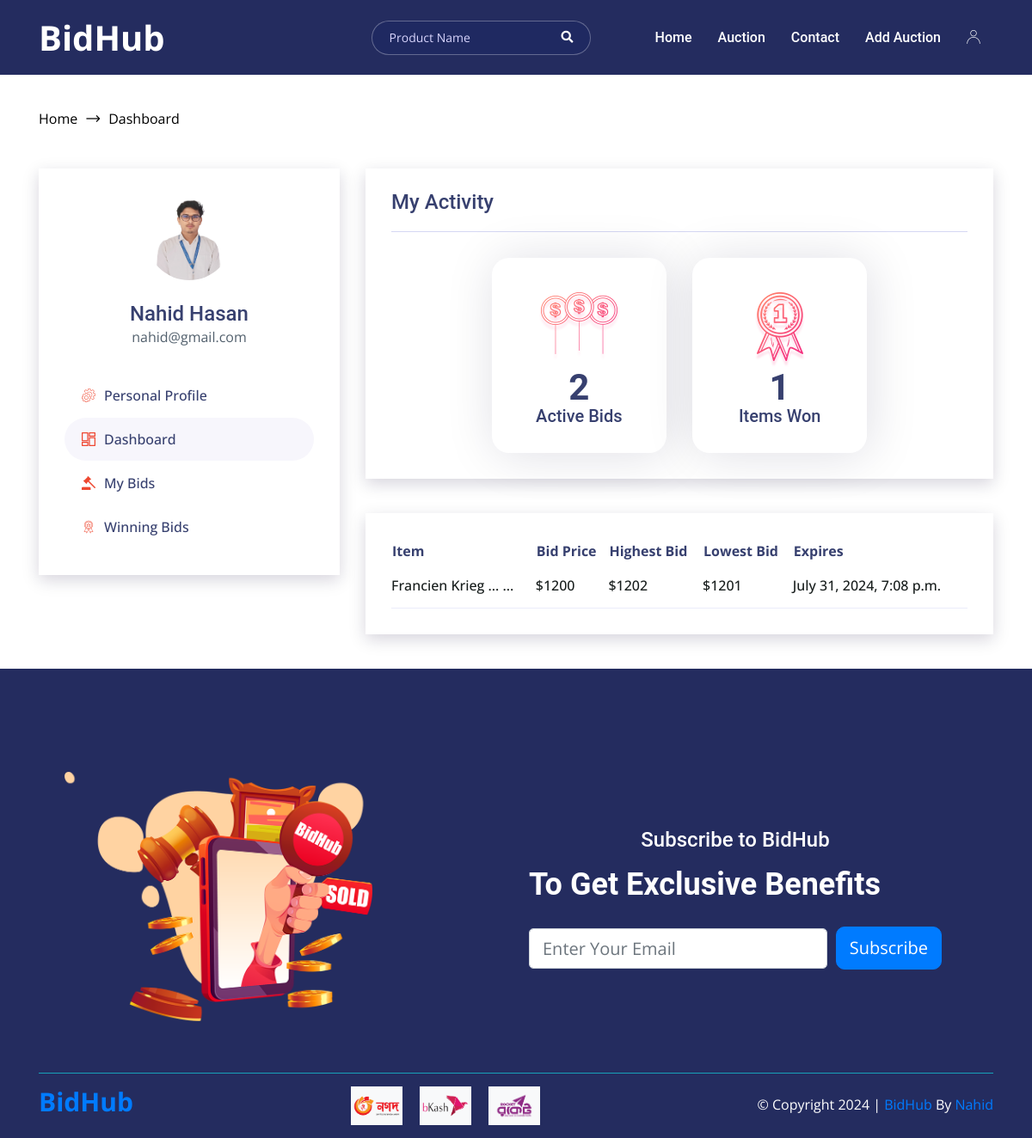
Before: /dashboard (signed in) with the older database file.
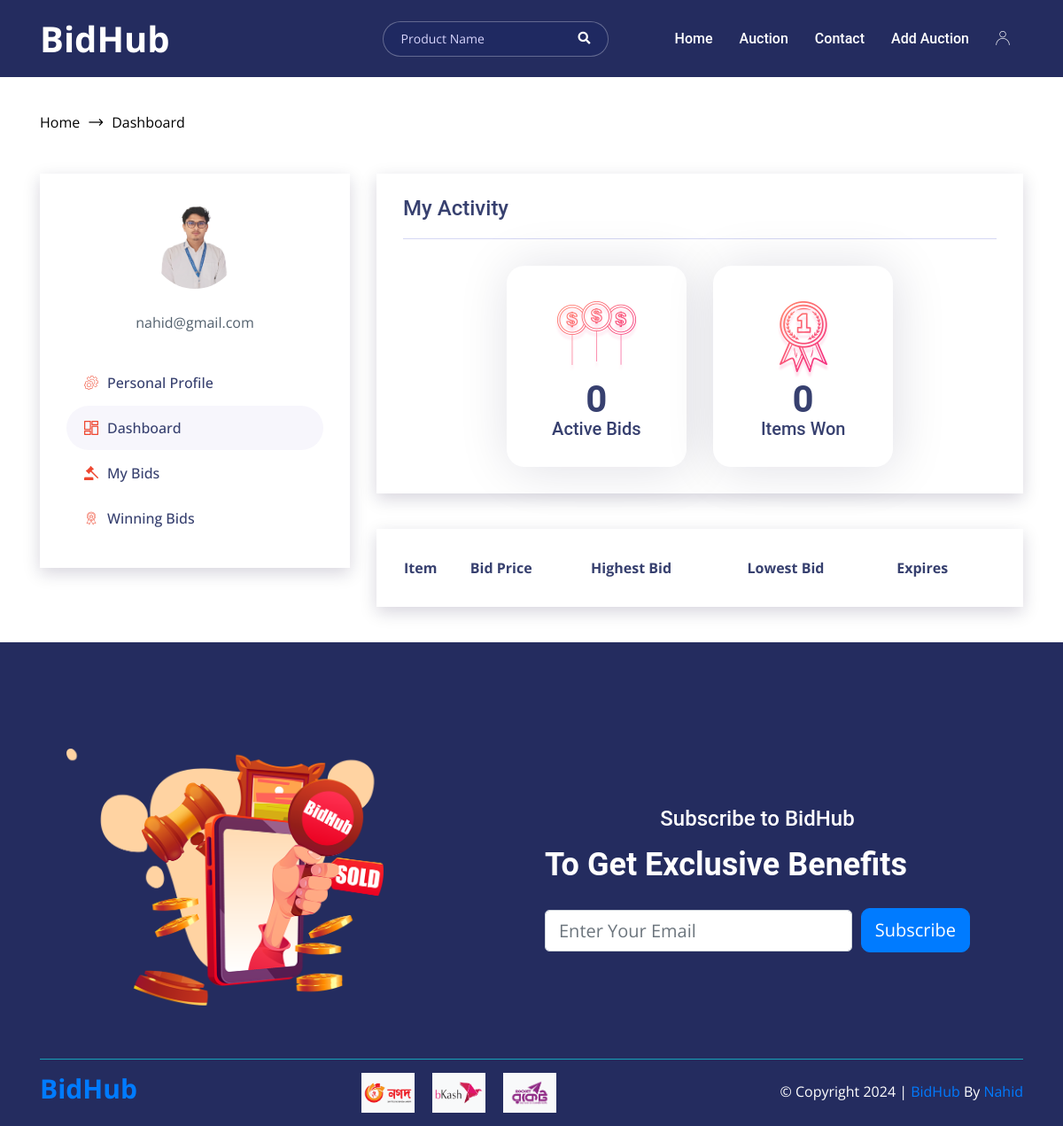
After: the same page with the newer database file.
### auctions/models.py (models this page shows, shortened)
class User(AbstractUser):
    profile_picture = models.ImageField(upload_to='profile_pictures', null=True, blank=True)
    email = models.EmailField(_('email address'), unique=True)
    objects = CustomUserManager()
    USERNAME_FIELD = 'username'
    EMAIL_FIELD = 'email'
    REQUIRED_FIELDS = ['email']

class AuctionList(models.Model):
    user = models.ForeignKey(User, on_delete=models.CASCADE, null=True)
    title = models.CharField(max_length=64)
    short_desc = models.TextField(default=None, blank=True, null=True)
    desc = tinymce_models.HTMLField()
    starting_bid = models.IntegerField()
    current_bid = models.IntegerField(default=0)
    buy_now_price = models.IntegerField(default=0)
    bid_watch_list = models.IntegerField(default=0)
    expire_date = models.DateTimeField(blank=False, null=True)
    categories = models.ManyToManyField('Category', through='AuctionCategory')
    active_bool = models.BooleanField(default=True)

### auctions/views.py (the view)
# urls.py: path("dashboard", views.dashboard, name="userDashboard"),
@login_required(login_url='login')
def dashboard(request):
    userBids = Bids.objects.filter(user=request.user.username)
    user_auctions = AuctionList.objects.filter(id__in=[bid.listingid for bid in userBids])
    your_win = Winner.objects.filter(user=request.user.pk)
    for auction in user_auctions:
        highest_bid = Bids.objects.filter(listingid=auction.id).aggregate(Max('bid'))
        lowest_bid = Bids.objects.filter(listingid=auction.id).aggregate(Min('bid'))
        auction.highest_bid_price = highest_bid if highest_bid is not None else 0
        auction.lowest_bid_price = lowest_bid if lowest_bid is not None else 0
    user = request.user
    profile_picture_url = None
    if user.profile_picture:
        profile_picture_url = request.build_absolute_uri(user.profile_picture.url)
    return render(request, "auctions/dashboard.html", {
        'email': user.email,
        'name': f"{user.first_name} {user.last_name}",
        'profile_picture': profile_picture_url,
        'auctions': user_auctions,
        'your_win': len(your_win),
        'active_bids': len(userBids)
    })

### auctions/templates/auctions/dashboard.html
{% extends "auctions/layout.html" %}
{% load static %}
{% block body %}
    <div style="padding-top: 120px;">
        <div class="container">
            <ul class="breadcrumb">
                <li>
                    <a href="/">Home</a>
                </li>
                <li>
                    <span>Dashboard</span>
                </li>
            </ul>
        </div>
    </div>
    <section style="margin: 40px 0">
        <div class="container">
            <div class="row justify-content-center">
                <div class="col-sm-10 col-md-7 col-lg-4">
                    <div class="dashboard-widget mb-30 mb-lg-0">
                        <div class="user">
                            <div class="thumb-area">
                                <div style="width: 100px; height: 100px; overflow: hidden; border-radius: 50%">
                                    <img style="height: 100%" src="{% if profile_picture %}{{ profile_picture }}{% else %}{% static 'auctions/images/user-3296.png' %}{% endif %}"
                                         alt="{{ username }}">
                                </div>
                            </div>
                            <div class="content">
                                <h5 class="title">{% if name %} {{ name }} {% else %} None {% endif %}</h5>
                                <span class="username">{{ user.email }}</span>
                            </div>
                        </div>
                        <ul class="dashboard-menu">
                            <li>
                                <a href="/user/profile"><i class="flaticon-settings"></i>Personal Profile </a>
                            </li>
                            <li>
                                <a href="/dashboard" class="active"><i class="flaticon-dashboard"></i>Dashboard</a>
                            </li>
                            <li>
                                <a href="/user/bid"><i class="flaticon-auction"></i>My Bids</a>
                            </li>
                            <li>
                                <a href="/user/win/bids"><i class="flaticon-best-seller"></i>Winning Bids</a>
                            </li>
                        </ul>
                    </div>
                </div>
                <div class="col-lg-8">
                    <div class="dashboard-widget mb-40">
                        <div class="dashboard-title mb-30">
                            <h5 class="title">My Activity</h5>
                        </div>
                        <div class="row justify-content-center mb-30-none">
                            <div class="col-md-4 col-sm-6">
                                <div class="dashboard-item">
                                    <div class="thumb">
                                        <img src="{% static 'auctions' %}/images/dashboard/01.png" alt="dashboard">
                                    </div>
                                    <div class="content">
                                        <h2 class="title"><span class="counter">{{ active_bids }}</span></h2>
                                        <h6 class="info">Active Bids</h6>
                                    </div>
                                </div>
                            </div>
                            <div class="col-md-4 col-sm-6">
                                <div class="dashboard-item">
                                    <div class="thumb">
                                        <img src="{% static 'auctions' %}/images/dashboard/02.png" alt="dashboard">
                                    </div>
                                    <div class="content">
                                        <h2 class="title"><span class="counter">{{ your_win }}</span></h2>
                                        <h6 class="info">Items Won</h6>
                                    </div>
                                </div>
                            </div>
                        </div>
                    </div>
                    <div class="dashboard-widget">
                        <div class="tab-content">
                            <div class="tab-pane show active fade" id="current">
                                <table class="purchasing-table">
                                    <thead>
                                    <th>Item</th>
                                    <th>Bid Price</th>
                                    <th>Highest Bid</th>
                                    <th>Lowest Bid</th>
                                    <th>Expires</th>
                                    </thead>
                                    <tbody>
                                    {% for a_list in auctions %}
                                        <tr>
                                            <td title="{{ a_list.title }}" data-purchase="item">
                                                {{ a_list.title|truncatewords:2 }}{% if a_list.title.split|length > 2 %}
                                                    ...{% endif %}</td>
                                            <td data-purchase="bid price">${{ a_list.starting_bid }}</td>
                                            <td data-purchase="highest bid">
                                                ${{ a_list.highest_bid_price.bid__max }}</td>
                                            <td data-purchase="lowest bid">${{ a_list.lowest_bid_price.bid__min }}</td>
                                            <td class="dashboard-expire-date"
                                                data-dashboard-expire="{{ a_list.expire_date }}"
                                                data-purchase="expires">{{ a_list.expire_date }}</td>
                                        </tr>
                                    {% endfor %}
                                    </tbody>
                                </table>
                            </div>
                        </div>
                    </div>
                </div>
            </div>
        </div>
    </section>
{% endblock %}

### auctions/templates/auctions/layout.html (shortened to what this page needs)
{% load static %}
<!DOCTYPE html>
<html lang="en">
<head>
    <link rel="stylesheet" href="{% static 'auctions/css/bootstrap.min.css' %}">
    <link rel="stylesheet" href="{% static 'auctions/css/all.min.css' %}">
    <link rel="stylesheet" href="{% static 'auctions/css/animate.css' %}">
    <link rel="stylesheet" href="{% static 'auctions/css/nice-select.css' %}">
    <link rel="stylesheet" href="{% static 'auctions/css/owl.min.css' %}">
    <link rel="stylesheet" href="{% static 'auctions/css/magnific-popup.css' %}">
    <link rel="stylesheet" href="{% static 'auctions/css/flaticon.css' %}">
    <link rel="stylesheet" href="{% static 'auctions/css/jquery-ui.min.css' %}">
    <link rel="stylesheet" href="{% static 'auctions/css/main.css' %}">
    <link href="https://cdnjs.cloudflare.com/ajax/libs/cropperjs/1.5.12/cropper.min.css" rel="stylesheet">
</head>
<body {% if header_bg %} class='header_bg' {% endif %}>
<header>
    <div class="header-bottom">
        <div class="container">
            <div class="header-wrapper">
                <div class="logo">
                    <a href="{% url 'index' %}">
                        BidHub
                    </a>
                </div>
                <ul class="menu ml-auto">
                    <li class="mr-5">
                        <form method="get" action="/auctions" class="search-form">
                            <input name="q" type="text" placeholder="Product Name"/>
                            <button type="submit"><i class="fas fa-search"></i></button>
                        </form>
                    </li>
                    <li>
                        <a href="{% url 'index' %}">Home</a>
                    </li>
                    <li>
                        <a href="{% url 'auctionList' %}">Auction</a>
                    </li>
                    <li>
                        <a href="{% url 'contact' %}">Contact</a>
                    </li>
                    {% if not user.is_authenticated %}
                        <li><a href="/register">Register</a></li>
                        <li><a href="/login">Login</a></li>
                    {% else %}
                        <li><a href="/create">Add Auction</a></li>
                        <li><a href="{% url 'userProfile' %}" class="user-button"><i class="flaticon-user"></i></a>
                        </li>
                    {% endif %}
                </ul>
            </div>
        </div>
    </div>
</header>
{% block body %}
{% endblock %}
<footer class="padding-top" style="background-color: #242c5f">
    <div class="newslater-wrapper mb-5">
        <div class="container">
            <div class="newslater-area">
                <div class="newslater-thumb">
                    <img src="{% static 'auctions' %}/images/banner/banner-1-1.png" alt="footer">
                </div>
                <div class="newslater-content">
                    <div class="section-header left-style mb-low">
                        <h5 class="cate text-white">Subscribe to BidHub</h5>
                        <h3 class="title text-white">To Get Exclusive Benefits</h3>
                    </div>
                    <form class="d-flex align-items-center" style="gap: 10px">
                        <input type="email" class="form-control" placeholder="Enter Your Email" name="email"
                               aria-label="Email">
                        <button class="btn btn-primary" style="width: fit-content; border-radius: 10px" type="submit">
                            Subscribe
                        </button>
                    </form>
                </div>
            </div>
        </div>
    </div>
    <div>
        <div class="container">
            <div class="border-top border-info">
                <div class="d-flex flex-wrap justify-content-between align-items-center py-2">
                    <div class="h4 font-weight-bold text-white">
                        <a href="/">BidHub</a>
                    </div>
                    <ul class="d-flex justify-content-between align-items-center" style="gap: 20px">
                        <li>
                            <a href="#"><img width="60px" class="bg-light "
                                             src="{% static 'auctions' %}/images/footer/nagad.png" alt="footer"></a>
                        </li>
                        <li>
                            <a href="#"><img width="60px" class="bg-light"
                                             src="{% static 'auctions' %}/images/footer/bikash.png" alt="footer"></a>
                        </li>
                        <li>
                            <a href="#"><img width="60px" class="bg-light"
                                             src="{% static 'auctions' %}/images/footer/rocket.png" alt="footer"></a>
                        </li>
                    </ul>
                    <div class="text-white">
                        <p>&copy; Copyright <span id="year"></span> | <a href="/" class="text-primary">BidHub</a> By <a
                                href="https://github.com/nahidthedeveloper" target="_blank"
                                class="text-primary">Nahid</a></p>
                    </div>
                </div>
            </div>
        </div>
    </div>
</footer>
</body>
</html>

Changed rows visible on the page:
removed AuctionList: title "Francien Krieg …", starting_bid "1200", highest_bid_price.bid__max "1202", lowest_bid_price.bid__min "1201", expire_date "July 31, 2024, 7:08 p.m."
Other visible differences:
{{ active_bids }}: "2" → "0"
{{ your_win }}: "1" → "0"
{{ name }}: "Nahid Hasan" → (not shown)
